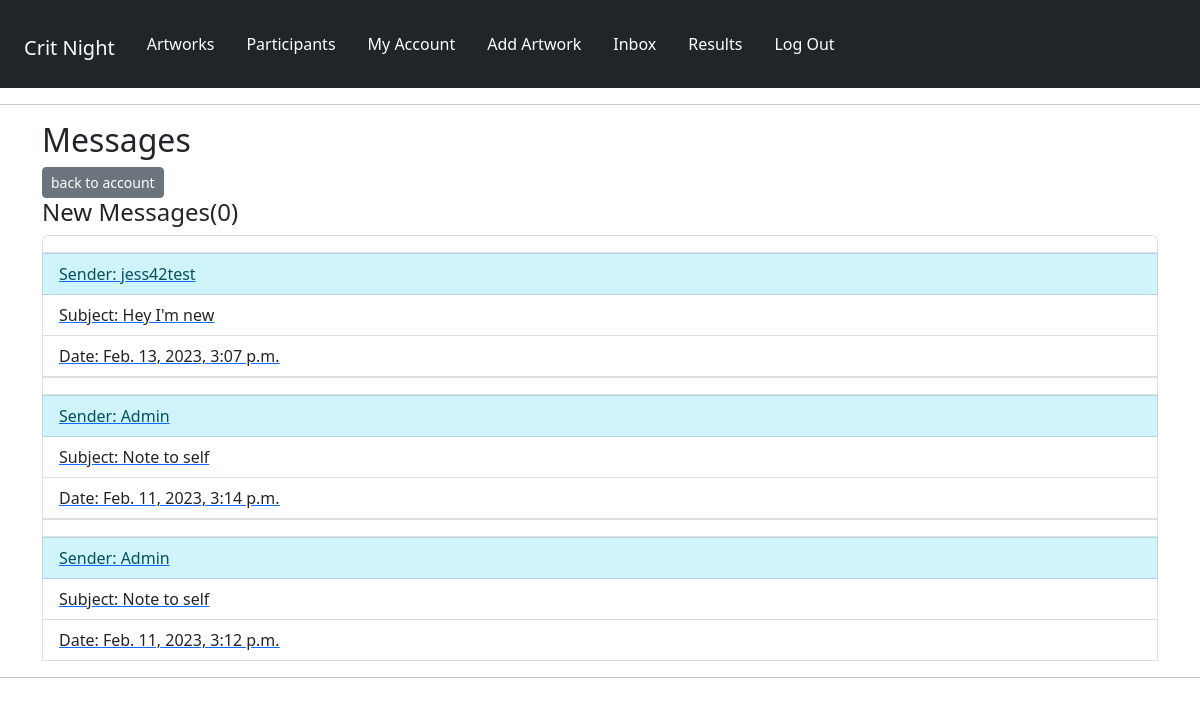
/panelists/inbox/ (signed in), run on an earlier commit of the app's database.
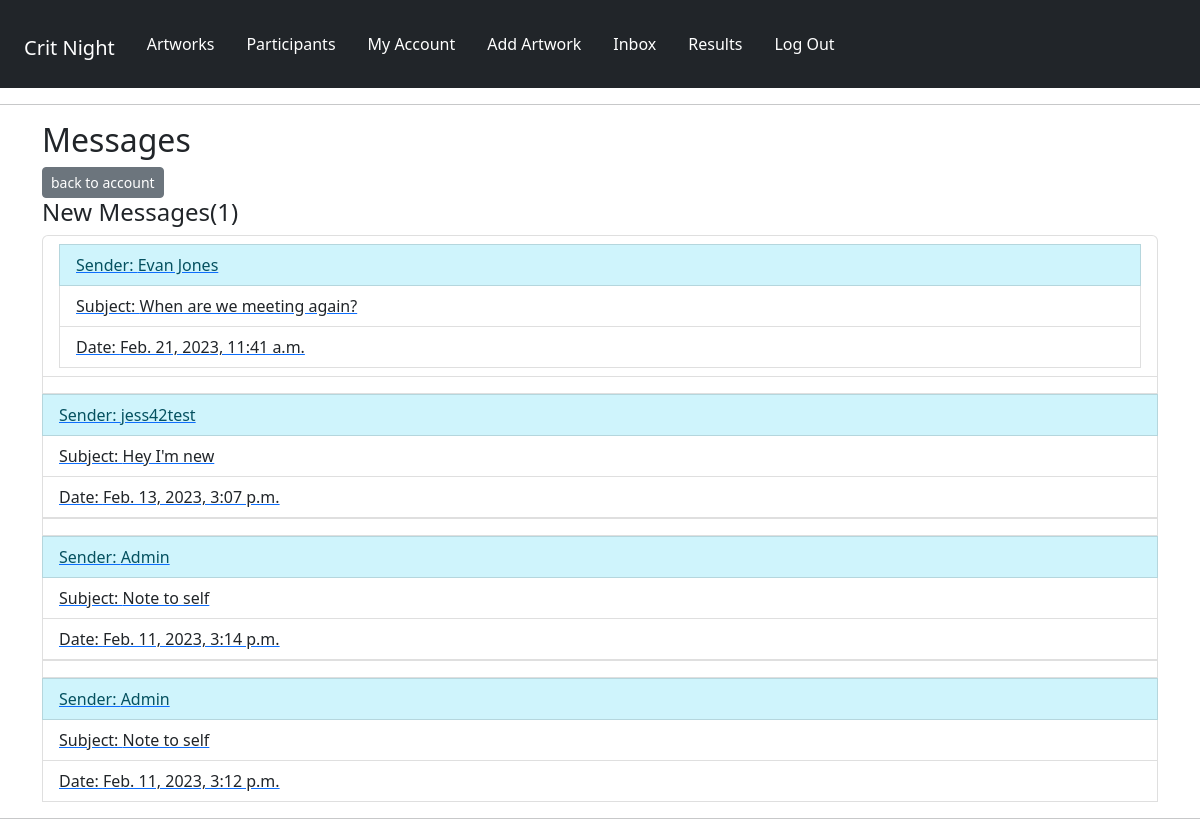
And on a later commit of the database.
### panelists/models.py (models this page shows, shortened)
class Message(models.Model):
    sender = models.ForeignKey(
        Profile, on_delete=models.SET_NULL, null=True, blank=True
    )
    recipient = models.ForeignKey(
        Profile,
        on_delete=models.SET_NULL,
        null=True,
        blank=True,
        related_name="messages",
    )
    name = models.CharField(max_length=200, null=True, blank=True)
    email = models.EmailField(max_length=200, null=True, blank=True)
    subject = models.CharField(max_length=200, null=True, blank=True)
    body = models.TextField()
    is_read = models.BooleanField(default=False, null=True)
    created = models.DateTimeField(auto_now_add=True)
    id = models.UUIDField(
        default=uuid.uuid4, unique=True, primary_key=True, editable=False
    )
    class Meta:
        ordering = ["is_read", "-created"]

### panelists/views.py (the view)
# urls.py: path("inbox/", views.inbox, name="inbox"),
@login_required(login_url="login")
def inbox(request):
    profile = request.user.profile
    messageRequests = profile.messages.all()
    unreadCount = messageRequests.filter(is_read=False).count()
    context = {"messageRequests": messageRequests, "unreadCount": unreadCount}
    return render(request, "panelists/inbox.html", context)

### panelists/templates/panelists/inbox.html
{% extends 'main.html' %}
{% block content %}
<div class="container-md">
    <h2>Messages</h2>
    <a href="{% url 'account' %}" class="btn btn-secondary btn-sm">back to account</a>
<h4>New Messages(<span>{{unreadCount}}</span>)</h4>
  <ul class="list-group">
    {% for message in messageRequests %}
        {% if message.is_read == False %}
    <li class="list-group-item">
        {% else %}
    <li class="list-group-item" message"></li>
        {% endif %}
        <a href="{% url 'message' message.id %}">
        <span class="list-group-item list-group-item-info">Sender: {{message.name}}</span>
        <span class="list-group-item list-group-item-action">Subject: {{message.subject}}</span>
        <span class="list-group-item">Date: {{message.created}}</span>
    </a>
</li>
    {% endfor %}
  </ul>
</div>
{% endblock %}

What changed in the data, as far as the page shows it:
added Message: name "Evan Jones", subject "When are we meeting again?", created "Feb. 21, 2023, 11:41 a.m."
Also different on the page:
{{ unreadCount }}: "0" → "1"
